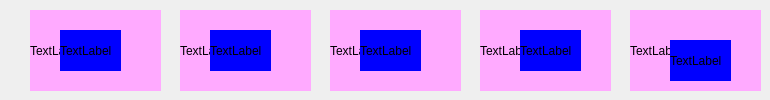
        <widget class="QWidget" name="page_14">
         <widget class="QLabel" name="label_105">
          <property name="geometry">
           <rect>
            <x>30</x>
            <y>10</y>
            <width>131</width>
            <height>81</height>
           </rect>
          </property>
          <property name="styleSheet">
           <string notr="true">background-color: rgb(255, 170, 255);</string>
          </property>
          <property name="text">
           <string>TextLabel</string>
          </property>
         </widget>
         <widget class="QLabel" name="label_106">
          <property name="geometry">
           <rect>
            <x>60</x>
            <y>30</y>
            <width>61</width>
            <height>41</height>
           </rect>
          </property>
          <property name="styleSheet">
           <string notr="true">background-color: rgb(0, 0, 255);</string>
          </property>
          <property name="text">
           <string>TextLabel</string>
          </property>
         </widget>
         <widget class="QLabel" name="label_107">
          <property name="geometry">
           <rect>
            <x>180</x>
            <y>10</y>
            <width>131</width>
            <height>81</height>
           </rect>
          </property>
          <property name="styleSheet">
           <string notr="true">background-color: rgb(255, 170, 255);</string>
          </property>
          <property name="text">
           <string>TextLabel</string>
          </property>
         </widget>
         <widget class="QLabel" name="label_108">
          <property name="geometry">
           <rect>
            <x>210</x>
            <y>30</y>
            <width>61</width>
            <height>41</height>
           </rect>
          </property>
          <property name="styleSheet">
           <string notr="true">background-color: rgb(0, 0, 255);</string>
          </property>
          <property name="text">
           <string>TextLabel</string>
          </property>
         </widget>
         <widget class="QLabel" name="label_109">
          <property name="geometry">
           <rect>
            <x>330</x>
            <y>10</y>
            <width>131</width>
            <height>81</height>
           </rect>
          </property>
          <property name="styleSheet">
           <string notr="true">background-color: rgb(255, 170, 255);</string>
          </property>
          <property name="text">
           <string>TextLabel</string>
          </property>
         </widget>
         <widget class="QLabel" name="label_110">
          <property name="geometry">
           <rect>
            <x>360</x>
            <y>30</y>
            <width>61</width>
            <height>41</height>
           </rect>
          </property>
          <property name="styleSheet">
           <string notr="true">background-color: rgb(0, 0, 255);</string>
          </property>
          <property name="text">
           <string>TextLabel</string>
          </property>
         </widget>
         <widget class="QLabel" name="label_111">
          <property name="geometry">
           <rect>
            <x>480</x>
            <y>10</y>
            <width>131</width>
            <height>81</height>
           </rect>
          </property>
          <property name="styleSheet">
           <string notr="true">background-color: rgb(255, 170, 255);</string>
          </property>
          <property name="text">
           <string>TextLabel</string>
          </property>
         </widget>
         <widget class="QLabel" name="label_112">
          <property name="geometry">
           <rect>
            <x>520</x>
            <y>30</y>
            <width>61</width>
            <height>41</height>
           </rect>
          </property>
          <property name="styleSheet">
           <string notr="true">background-color: rgb(0, 0, 255);</string>
          </property>
          <property name="text">
           <string>TextLabel</string>
          </property>
         </widget>
         <widget class="QLabel" name="label_113">
          <property name="geometry">
           <rect>
            <x>630</x>
            <y>10</y>
            <width>131</width>
            <height>81</height>
           </rect>
          </property>
          <property name="styleSheet">
           <string notr="true">background-color: rgb(255, 170, 255);</string>
          </property>
          <property name="text">
           <string>TextLabel</string>
          </property>
         </widget>
         <widget class="QLabel" name="label_114">
          <property name="geometry">
           <rect>
            <x>670</x>
            <y>40</y>
            <width>61</width>
            <height>41</height>
           </rect>
          </property>
          <property name="styleSheet">
           <string notr="true">background-color: rgb(0, 0, 255);</string>
          </property>
          <property name="text">
           <string>TextLabel</string>
          </property>
         </widget>
        </widget>
